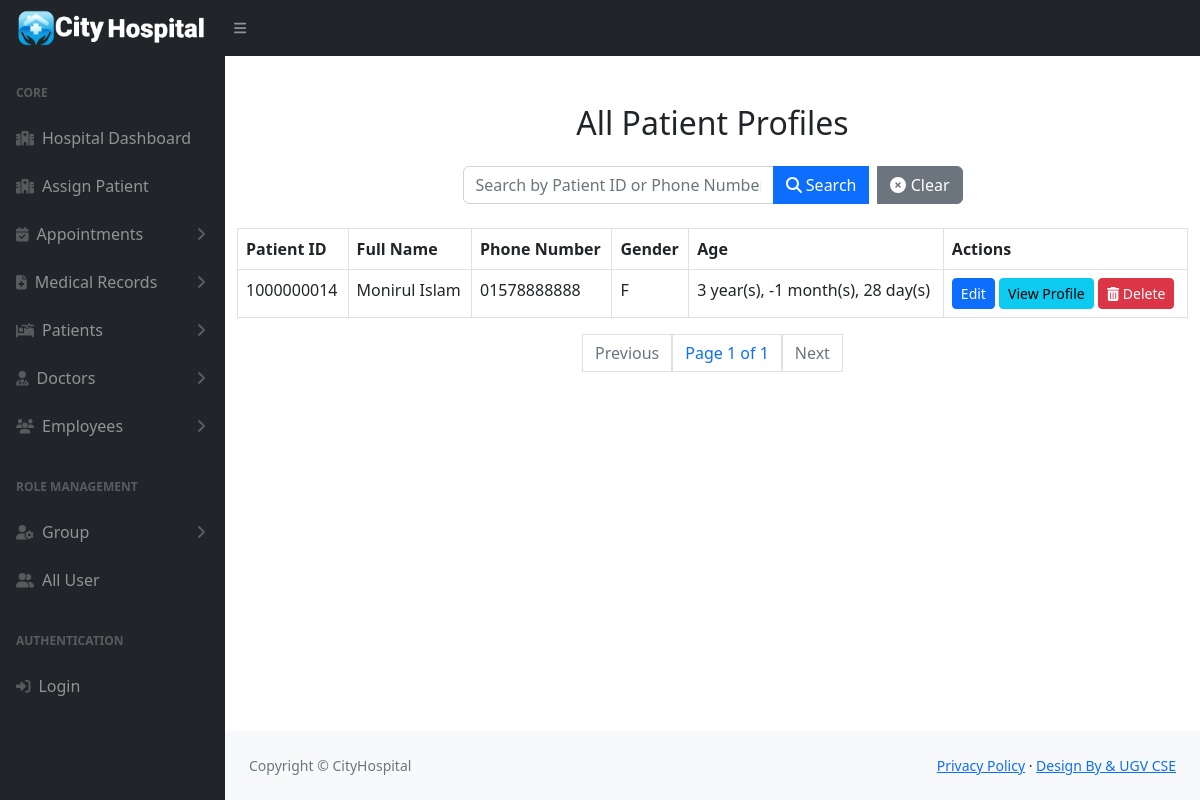
The page /all_patients/ on the database as committed earlier.
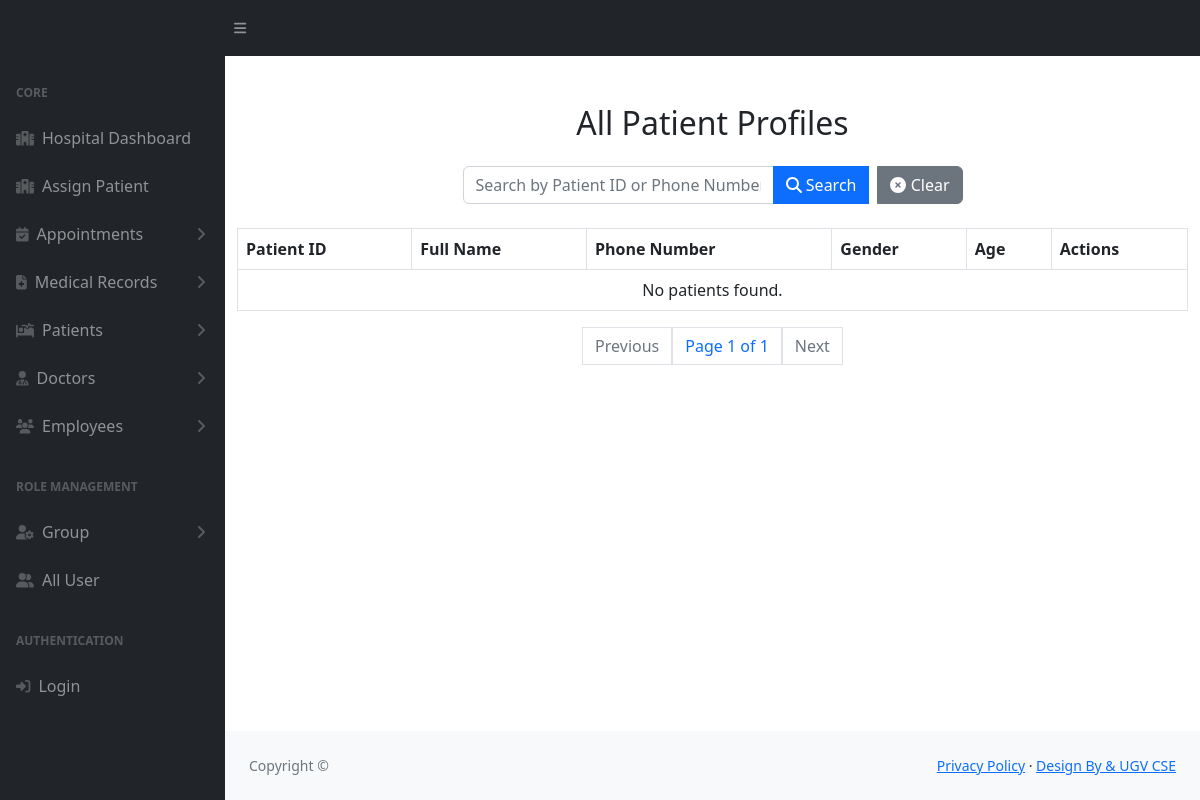
The same page on the database as committed later.
### pms/models.py (models this page shows, shortened)
class SiteInfo(models.Model):
    site_name = models.CharField(max_length=20)
    color_logo = models.ImageField(upload_to='logo/')
    white_logo = models.ImageField(upload_to='logo/')
    email = models.EmailField()
    phone = models.CharField(max_length=14)
    address = models.CharField(max_length=100)
    site_facebook = models.URLField(max_length=100)
    site_x = models.URLField(max_length=100)
    site_instagram = models.URLField(max_length=100)
    site_pinterest = models.URLField(max_length=100)

class PatientProfile(models.Model):
    user = models.OneToOneField(User, on_delete=models.CASCADE, related_name='patient_profile')
    patient_id = models.CharField(max_length=10, unique=True, editable=False)
    full_name = models.CharField(max_length=100)
    date_of_birth = models.DateField()
    gender_choices = [('Male', 'Male'), ('Female', 'Female'), ('Other', 'Other')]
    gender = models.CharField(max_length=6, choices=gender_choices)
    phone_number = models.CharField(
        max_length=11,
        validators=[
            RegexValidator(
                regex=r'^01[3-9]\d{8}$',
                message="Enter a valid Bangladesh phone number (e.g., 01712345678).",
                code='invalid_phone'
            )
        ]
    )
    present_address = models.CharField(max_length=255, blank=True, null=True)
    permanent_address = models.CharField(max_length=255, blank=True, null=True)
    city = models.CharField(max_length=100, blank=True, null=True)
    blood_type_choices = [('A+', 'A+'), ('A-', 'A-'), ('B+', 'B+'), ('B-', 'B-'),
                          ('O+', 'O+'), ('O-', 'O-'), ('AB+', 'AB+'), ('AB-', 'AB-')]
    blood_type = models.CharField(max_length=3, choices=blood_type_choices, blank=True, null=True)
    emergency_contact_name = models.CharField(max_length=100, blank=True, null=True)
    emergency_contact_relationship = models.CharField(max_length=50, blank=True, null=True)
    emergency_contact_phone = models.CharField(max_length=15, blank=True, null=True)
    allergies = models.BooleanField(default=False, blank=True, null=True)
    HIV_positive = models.BooleanField(default=False, blank=True, null=True)
    thalassemia = models.BooleanField(default=False, blank=True, null=True)
    diabetes = models.BooleanField(default=False, blank=True, null=True)
    hypertension = models.BooleanField(default=False, blank=True, null=True)
    notes = models.TextField(blank=True, null=True)
    created_at = models.DateTimeField(auto_now_add=True)
    updated_at = models.DateTimeField(auto_now=True)

### pms/views.py (the view)
# urls.py: path('all_patients/', all_patients, name='all_patients'),
def all_patients(request):
    search_query = request.GET.get('search', '')  # Get search query from URL
    patients = PatientProfile.objects.all().order_by('-id')
    if search_query:
        patients = patients.filter(
            patient_id__icontains=search_query
        ) | patients.filter(
            phone_number__icontains=search_query
        )
    for patient in patients:
        if patient.date_of_birth:
            today = date.today()
            delta_years = today.year - patient.date_of_birth.year
            delta_months = today.month - patient.date_of_birth.month
            delta_days = today.day - patient.date_of_birth.day
            if delta_years == 0:
                if delta_months == 0:  # Less than a month old
                    patient.age = f"{delta_days} day(s)"
                else:  # Less than a year old
                    patient.age = f"{delta_months} month(s)"
            else:
                if delta_months < 0:
                    delta_years -= 1
                    delta_months += 12
                if delta_days < 0:
                    delta_months -= 1
                    delta_days += 30  # Approximation
                patient.age = f"{delta_years} year(s), {delta_months} month(s), {delta_days} day(s)"
        else:
            patient.age = "N/A"
    paginator = Paginator(patients, 10)  # Show 10 patients per page
    page_number = request.GET.get('page')
    page_obj = paginator.get_page(page_number)
    return render(request, 'patient/all_patients.html', {'page_obj': page_obj, 'search_query': search_query})

### pms/context_processors.py (called while the page is built)
def site_information(request):
    site_info = SiteInfo.objects.first()
    return {
        'site_info': site_info
    }

### templates/patient/all_patients.html (shortened to what this page needs)
{% extends 'hospital/hospital_base.html' %}
{% block content %}
<div class="container mt-5">
    <h2 class="text-center mb-4">All Patient Profiles</h2>
<form method="get" class="mb-4 d-flex justify-content-center">
    <div class="input-group" style="max-width: 500px;">
        <input type="text" class="form-control" name="search" placeholder="Search by Patient ID or Phone Number" value="{{ search_query }}">
        <button class="btn btn-primary" type="submit">
            <i class="fas fa-search"></i> Search
        </button>
        <a href="{% url 'all_patients' %}" class="btn btn-secondary ms-2">
            <i class="fas fa-times-circle"></i> Clear
        </a>
    </div>
</form>
    <table class="table table-bordered">
        <thead>
            <tr>
                <th>Patient ID</th>
                <th>Full Name</th>
                <th>Phone Number</th>
                <th>Gender</th>
                <th>Age</th>
                <th>Actions</th>
            </tr>
        </thead>
        <tbody>
            {% for patient in page_obj %}
            <tr>
                <td>{{ patient.patient_id }}</td>
                <td>{{ patient.full_name }}</td>
                <td>{{ patient.phone_number }}</td>
                <td>{{ patient.gender }}</td>
                <td>{{ patient.age }}</td>
                <td>
                    <a href="{% url 'update_patient_profile' patient.id %}" class="btn btn-primary btn-sm">Edit</a>
                    <a href="{% url 'view_patient_profile' patient.patient_id %}" class="btn btn-info btn-sm">View Profile</a>
                    <form action="{% url 'delete_patient' patient.id %}" method="POST" style="display: inline-block;">
                        <button type="submit" class="btn btn-danger btn-sm" onclick="return confirm('Are you sure you want to delete this patient?');">
                            <i class="fas fa-trash-alt"></i> Delete
                        </button>
                    </form>
                </td>
            </tr>
            {% empty %}
            <tr>
                <td colspan="6" class="text-center">No patients found.</td>
            </tr>
            {% endfor %}
        </tbody>
    </table>
    <div class="pagination justify-content-center">
        <span class="page-link {% if not page_obj.has_previous %}disabled{% endif %}">
            {% if page_obj.has_previous %}
                <a href="?page={{ page_obj.previous_page_number }}&search={{ search_query }}" class="page-link">Previous</a>
            {% else %}
                Previous
            {% endif %}
        </span>
        <span class="page-link">Page {{ page_obj.number }} of {{ page_obj.paginator.num_pages }}</span>
        <span class="page-link {% if not page_obj.has_next %}disabled{% endif %}">
            {% if page_obj.has_next %}
                <a href="?page={{ page_obj.next_page_number }}&search={{ search_query }}" class="page-link">Next</a>
            {% else %}
                Next
            {% endif %}
        </span>
    </div>
</div>
{% endblock %}

### templates/hospital/hospital_base.html (shortened to what this page needs)
{% load static %}
<!DOCTYPE html>
<html lang="en">
    <head>
        <link href="https://cdn.jsdelivr.net/npm/simple-datatables@7.1.2/dist/style.min.css" rel="stylesheet" />
        <link href="{% static 'admin_panel/css/styles.css' %}" rel="stylesheet" />
    </head>
    <body class="sb-nav-fixed">
        <nav class="sb-topnav navbar navbar-expand navbar-dark bg-dark">
            <a class="navbar-brand ps-3" href="{% url 'hospital_admin' %}"><img src="{{ site_info.white_logo.url }}" alt="" style="width: 190px;"></a>
            <button class="btn btn-link btn-sm order-1 order-lg-0 me-4 me-lg-0" id="sidebarToggle" href="#!"><i class="fas fa-bars"></i></button>
        </nav>
        <div id="layoutSidenav">
            <div id="layoutSidenav_nav">
                <nav class="sb-sidenav accordion sb-sidenav-dark" id="sidenavAccordion">
                  {% include 'hospital/hospital_sidebar.html' %}
                </nav>
            </div>
            <div id="layoutSidenav_content">
                <main>
                    {% block content %}
                    {% endblock content %}
                </main>
                <footer class="py-4 bg-light mt-auto">
                    <div class="container-fluid px-4">
                        <div class="d-flex align-items-center justify-content-between small">
                            <div class="text-muted">Copyright &copy; {{ site_info.site_name }}</div>
                            <div>
                                <a href="#">Privacy Policy</a>
                                &middot;
                                <a href="#">Design By &amp; UGV CSE</a>
                            </div>
                        </div>
                    </div>
                </footer>
            </div>
        </div>
    </body>
</html>

Rows that differ between the two databases and show on the page:
removed SiteInfo: white_logo (picture), site_name "CityHospital"
removed PatientProfile: patient_id "1000000014", full_name "Monirul Islam", phone_number "01578888888", gender "F", age "3 year(s), -1 month(s), 28 day(s)"
Other text that changed with them:
text now shown: "No patients found."
